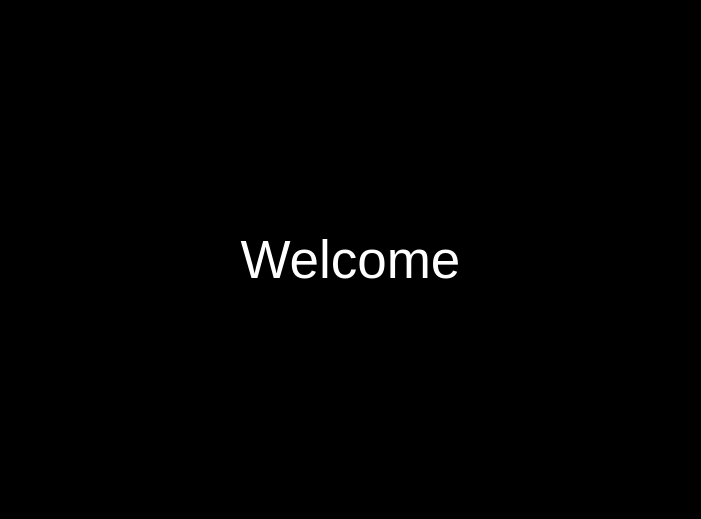
<?xml version="1.0" encoding="UTF-8"?>
<ui version="4.0">
 <class>WelcomeWidget</class>
 <widget class="QWidget" name="WelcomeWidget">
  <property name="geometry">
   <rect>
    <x>0</x>
    <y>0</y>
    <width>701</width>
    <height>519</height>
   </rect>
  </property>
  <property name="windowTitle">
   <string>Form</string>
  </property>
  <property name="styleSheet">
   <string notr="true">background-color: rgba(0, 0, 0, 255);</string>
  </property>
  <layout class="QGridLayout" name="gridLayout">
   <property name="leftMargin">
    <number>0</number>
   </property>
   <property name="topMargin">
    <number>0</number>
   </property>
   <property name="rightMargin">
    <number>0</number>
   </property>
   <property name="bottomMargin">
    <number>0</number>
   </property>
   <property name="spacing">
    <number>0</number>
   </property>
   <item row="0" column="0">
    <widget class="QLabel" name="welcome_label">
     <property name="font">
      <font>
       <pointsize>40</pointsize>
      </font>
     </property>
     <property name="styleSheet">
      <string notr="true">color: rgb(255, 255, 255);</string>
     </property>
     <property name="text">
      <string>Welcome</string>
     </property>
     <property name="alignment">
      <set>Qt::AlignCenter</set>
     </property>
    </widget>
   </item>
  </layout>
 </widget>
 <resources/>
 <connections/>
</ui>
